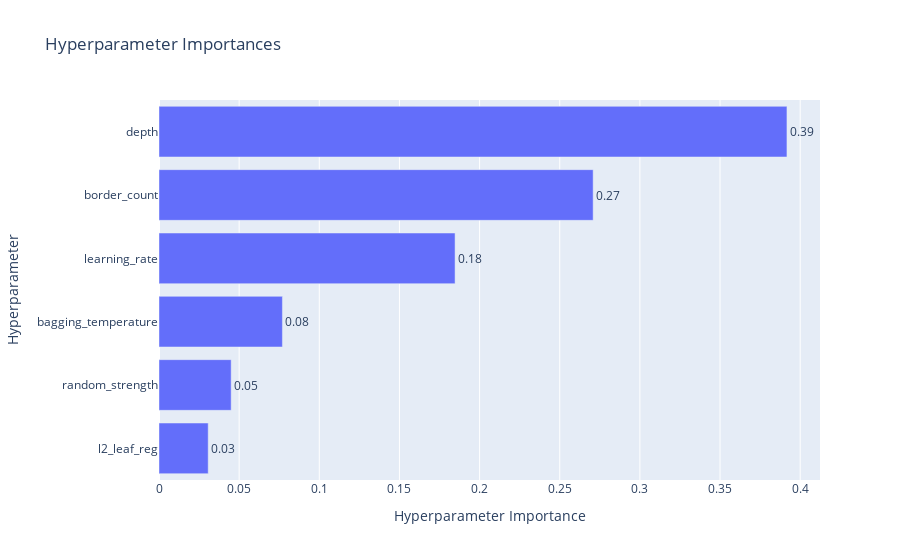

The notebook cell saved with this chart:
### Code cell
vis.plot_param_importances(study)

### Figure 1 — Plotly figure (JSON) as saved in the notebook; plotly's stock layout.template omitted (floating-point values rounded to 4 significant figures)
{"data": [{"cliponaxis": false, "hovertemplate": ["l2_leaf_reg (FloatDistribution): 0.03069614453668251<extra></extra>", "random_strength (FloatDistribution): 0.04501756104057194<extra></extra>", "bagging_temperature (FloatDistribution): 0.07699390748063943<extra></extra>", "learning_rate (FloatDistribution): 0.18470259000086447<extra></extra>", "border_count (IntDistribution): 0.2708421599193108<extra></extra>", "depth (IntDistribution): 0.3917476370219308<extra></extra>"], "name": "Objective Value", "orientation": "h", "text": ["0.03", "0.05", "0.08", "0.18", "0.27", "0.39"], "textposition": "outside", "type": "bar", "x": [0.0307, 0.04502, 0.07699, 0.1847, 0.2708, 0.3917], "y": ["l2_leaf_reg", "random_strength", "bagging_temperature", "learning_rate", "border_count", "depth"]}], "layout": {"title": {"text": "Hyperparameter Importances"}, "xaxis": {"title": {"text": "Hyperparameter Importance"}}, "yaxis": {"title": {"text": "Hyperparameter"}}}}
